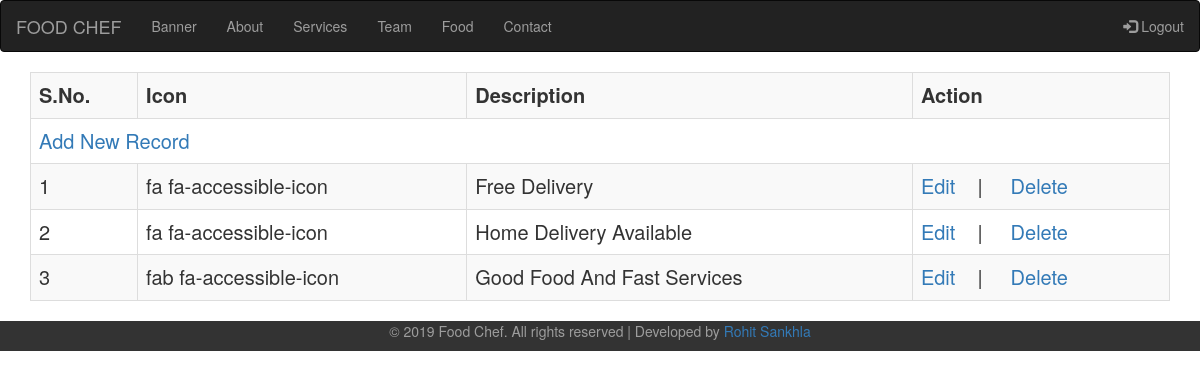
The app's page /admin/services (signed in) with its own data.
### tables this page shows
CREATE TABLE `services` (
  `id` int(7) NOT NULL,
  `icon` text NOT NULL,
  `description` text NOT NULL
);

### admin/libs/Db.php (called while the page is built, shortened)
<?php
class Db{
	function __construct(){
		$this->con=mysqli_connect(HOSTNAME,USERNAME,PASSWORD,DB);
	}
	function fetchAll($sql){
		return mysqli_fetch_all(mysqli_query($this->con,$sql),MYSQLI_ASSOC);
	}
}
 ?>

### admin/modules/services/index.php (the view, shortened to what this page needs)
<?php
	$alldata=$dbobj->fetchAll("select * from services order by id desc");
?>
<table class="table table-bordered table-striped table-hover">
	<tr>
		<th>S.No.</th>
		<th>Icon</th>
		<th>Description</th>
		<th>Action</th>
	</tr>
	<tr>
		<td colspan="4"><a href="<?php echo BASEURL;?>services/create">Add New Record</a></td>
	</tr>
	<?php
	$sno=0;
	foreach ($alldata as $data) {
	?>
	<tr>
		<td><?php echo ++$sno; ?></td>
		<td><?php echo $data['icon'] ?></td>
		<td><?php echo $data['description'] ?></td>
		<td>
			<a href="<?php echo BASEURL;?>services/create/<?php echo $data['id']; ?>">Edit</a>&nbsp; &nbsp; | &nbsp; &nbsp;
			<a href="#" onclick="delclick('<?php echo BASEURL;?>services/index/<?php echo $data['id']; ?>')">Delete</a>
		</td>
	</tr>
	<?php } ?>
</table>

### admin/modules/services/index.php (style rules this page uses)
table { font-size: 20px; }

### records on screen
services: icon "fa fa-accessible-icon", description "Free Delivery"
services: icon "fa fa-accessible-icon", description "Home Delivery Available"
services: icon "fab fa-accessible-icon", description "Good Food And Fast Services"
